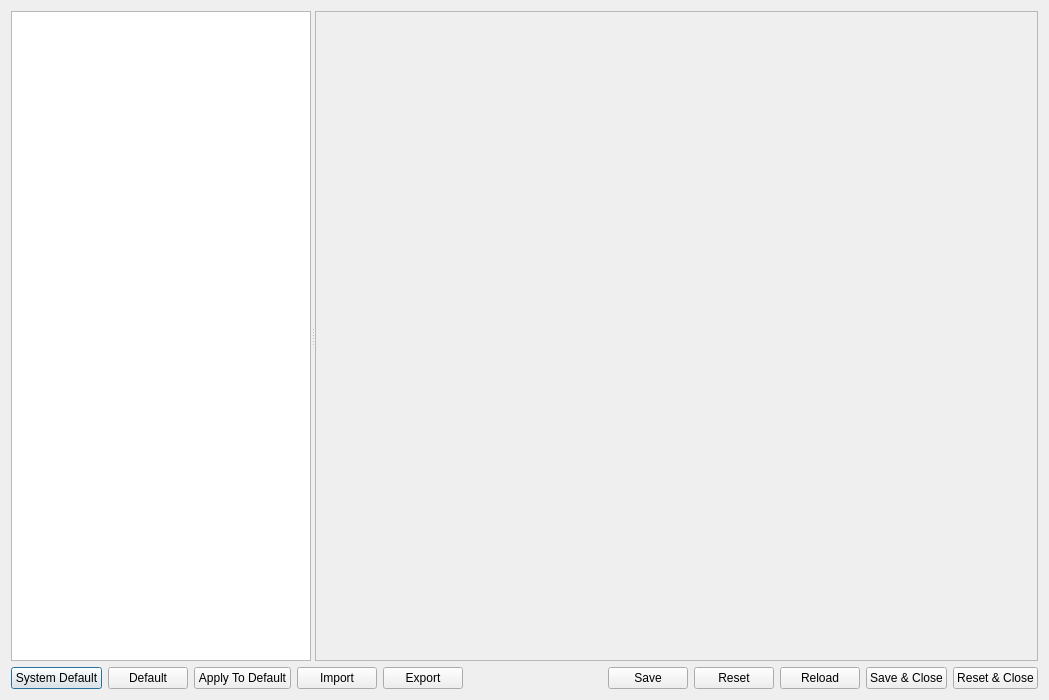
<?xml version="1.0" encoding="UTF-8"?>
<ui version="4.0">
 <class>ConfigDialog</class>
 <widget class="QDialog" name="ConfigDialog">
  <property name="geometry">
   <rect>
    <x>0</x>
    <y>0</y>
    <width>1049</width>
    <height>700</height>
   </rect>
  </property>
  <property name="windowTitle">
   <string>Config Dialog</string>
  </property>
  <layout class="QVBoxLayout" name="verticalLayout" stretch="1,0">
   <item>
    <widget class="QSplitter" name="splitter">
     <property name="orientation">
      <enum>Qt::Horizontal</enum>
     </property>
     <property name="opaqueResize">
      <bool>true</bool>
     </property>
     <widget class="QTreeWidget" name="treeWidgetCatalogue">
      <property name="maximumSize">
       <size>
        <width>300</width>
        <height>16777215</height>
       </size>
      </property>
      <attribute name="headerVisible">
       <bool>false</bool>
      </attribute>
      <column>
       <property name="text">
        <string notr="true">1</string>
       </property>
      </column>
     </widget>
     <widget class="QScrollArea" name="scrollAreaConfigs">
      <property name="minimumSize">
       <size>
        <width>0</width>
        <height>0</height>
       </size>
      </property>
      <property name="sizeAdjustPolicy">
       <enum>QAbstractScrollArea::AdjustIgnored</enum>
      </property>
      <property name="widgetResizable">
       <bool>true</bool>
      </property>
      <widget class="QWidget" name="scrollAreaWidgetContents">
       <property name="geometry">
        <rect>
         <x>0</x>
         <y>0</y>
         <width>724</width>
         <height>648</height>
        </rect>
       </property>
       <layout class="QVBoxLayout" name="verticalLayout_2" stretch="0">
        <property name="spacing">
         <number>2</number>
        </property>
        <property name="leftMargin">
         <number>3</number>
        </property>
        <property name="topMargin">
         <number>3</number>
        </property>
        <property name="rightMargin">
         <number>3</number>
        </property>
        <property name="bottomMargin">
         <number>3</number>
        </property>
        <item>
         <widget class="QStackedWidget" name="stackedWidgetPanels"/>
        </item>
       </layout>
      </widget>
     </widget>
    </widget>
   </item>
   <item>
    <layout class="QHBoxLayout" name="horizontalLayout">
     <item>
      <widget class="QPushButton" name="pushButtonRstoreToSystemDefault">
       <property name="text">
        <string>System Default</string>
       </property>
      </widget>
     </item>
     <item>
      <widget class="QPushButton" name="pushButtonRestoreToDefault">
       <property name="text">
        <string>Default</string>
       </property>
      </widget>
     </item>
     <item>
      <widget class="QPushButton" name="pushButtonApplyToDefault">
       <property name="text">
        <string>Apply To Default</string>
       </property>
      </widget>
     </item>
     <item>
      <widget class="QPushButton" name="pushButtonImport">
       <property name="text">
        <string>Import</string>
       </property>
      </widget>
     </item>
     <item>
      <widget class="QPushButton" name="pushButtonExport">
       <property name="text">
        <string>Export</string>
       </property>
      </widget>
     </item>
     <item>
      <spacer name="horizontalSpacer">
       <property name="orientation">
        <enum>Qt::Horizontal</enum>
       </property>
       <property name="sizeHint" stdset="0">
        <size>
         <width>40</width>
         <height>20</height>
        </size>
       </property>
      </spacer>
     </item>
     <item>
      <widget class="QPushButton" name="pushButtonSave">
       <property name="text">
        <string>Save</string>
       </property>
      </widget>
     </item>
     <item>
      <widget class="QPushButton" name="pushButtonReset">
       <property name="text">
        <string>Reset</string>
       </property>
      </widget>
     </item>
     <item>
      <widget class="QPushButton" name="pushButtonReload">
       <property name="text">
        <string>Reload</string>
       </property>
      </widget>
     </item>
     <item>
      <widget class="QPushButton" name="pushButtonSaveClose">
       <property name="text">
        <string>Save &amp;&amp; Close</string>
       </property>
      </widget>
     </item>
     <item>
      <widget class="QPushButton" name="pushButtonResetClose">
       <property name="text">
        <string>Reset &amp;&amp; Close</string>
       </property>
      </widget>
     </item>
    </layout>
   </item>
  </layout>
 </widget>
 <resources/>
 <connections/>
</ui>
